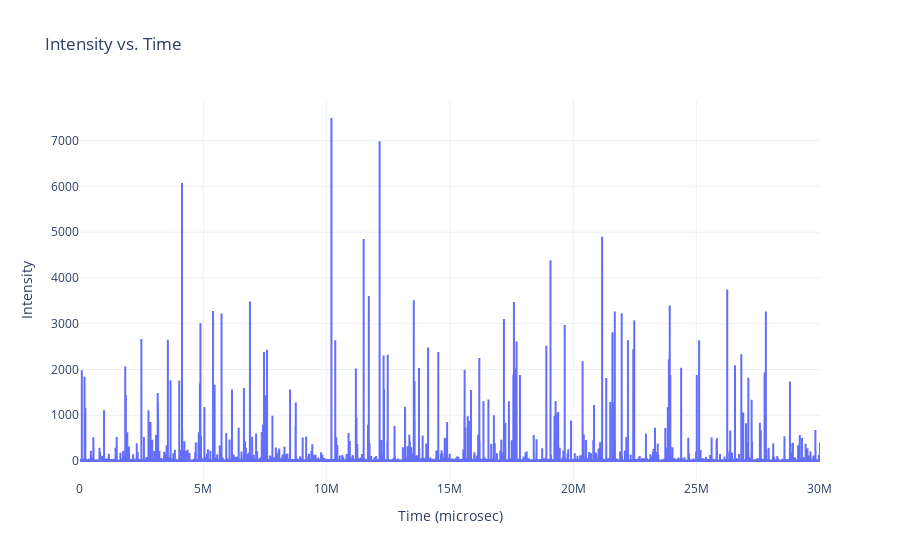

Notebook cell for this chart:
### Code cell
fig = go.Figure()
fig.add_trace(go.Scatter(
    x=bin_centers,
    y=hist,
    mode='lines',
    line_shape='hv',
    name='Intensity'
))

fig.update_layout(
    title='Intensity vs. Time',
    xaxis_title='Time (microsec)',
    yaxis_title='Intensity',
    hovermode='x unified',
    template='plotly_white'
)

fig.show()

### Figure 1 — Plotly figure (JSON) as saved in the notebook; plotly's stock layout.template omitted (floating-point values rounded to 4 significant figures; data arrays with more than 128 entries replaced by an {"elided": "..."} marker saying what was removed)
{"data": [{"line": {"shape": "hv"}, "mode": "lines", "name": "Intensity", "type": "scatter", "x": {"elided": "50004 float values"}, "y": {"elided": "50004 int values"}}], "layout": {"hovermode": "x unified", "title": {"text": "Intensity vs. Time"}, "xaxis": {"title": {"text": "Time (microsec)"}}, "yaxis": {"title": {"text": "Intensity"}}}}
